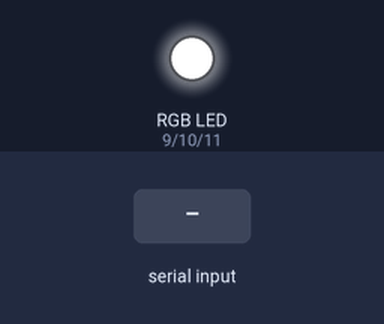
A sketch run on a simulated Arduino Uno, built with avr-gcc and run on an emulated ATmega328P. Shown: an RGB LED mixed from three pins (HIGH = lit). Inputs (shaded band) come from the test bench.

Above: at 1.2 s.
1.3 s: "r90\n" received over Serial
At 2.3 s:
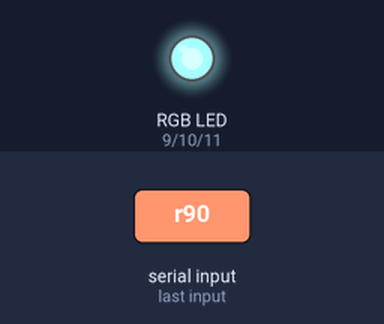
2.9 s: "r,45\n" received over Serial
At 3.5 s:
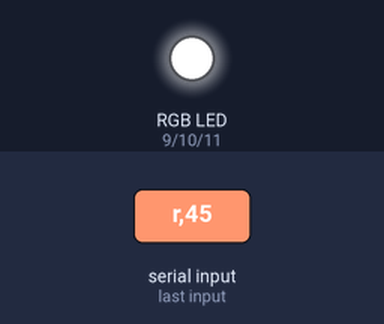
4.5 s: "g90\n" received over Serial
At 5.8 s:
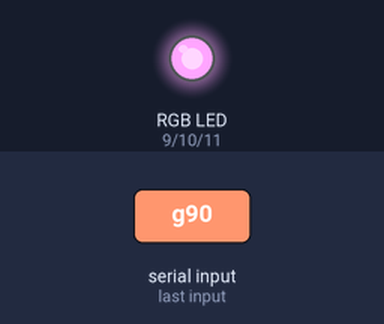
6.1 s: "R90\n" received over Serial
At 7.1 s:
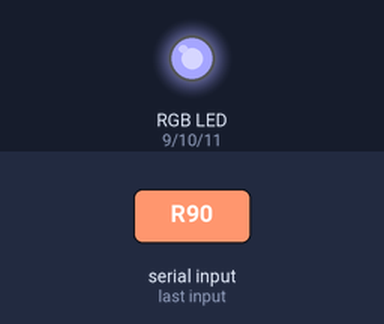
7.7 s: "g,45\n" received over Serial
At 8.4 s:
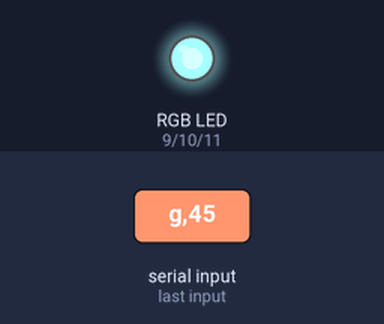
9.3 s: "R,45\n" received over Serial
At 10.8 s:
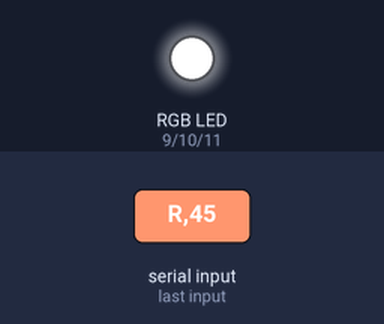
Timing chart, 0 to 11.9 s (numbered marks = the images above; inputs shaded):
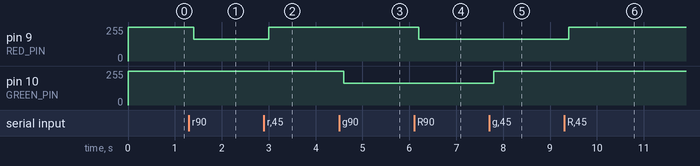

The sketch:

SerialRgb.ino
```cpp
/* Serial controlled RGB lamp
 *
 * takes input in the form X###, where X is the letter of the colour and ### is it's decimal value
 * other characters are ignored and each colour is processed seperately, e.g.
 * R127, G100, B255  =   r127 g100 b255  =  g100, r127 B255
 * r0, b255, g255  =  G255 B255 etc
 *
 */

const int RED_PIN = 9;
const int GREEN_PIN = 10;
const int BLUE_PIN = 11;

char buffer[20];  //make a char array to temporarily store serial data in (slightly longer than needed to avoid overflow)
                  //chars are weird in C and C++; you don't need to write char[] as char is already assumed to be an array

void setup() {
  Serial.begin(9600);  //starts serial comms at 9600 baud
  Serial.flush();      //flush (clear / wait for outgoing transmission to end) serial channel

  pinMode(RED_PIN, OUTPUT);
  pinMode(GREEN_PIN, OUTPUT);
  pinMode(BLUE_PIN, OUTPUT);

  digitalWrite(RED_PIN, HIGH);
  digitalWrite(GREEN_PIN, HIGH);
  digitalWrite(BLUE_PIN, HIGH);
}

void loop() {
  //COPY ANY INCOMING TRANSMISSION TO BUFFER
  if (Serial.available() > 0) {       //if there any characters/bytes have been received
    delay(100);                       //give some time for the board's buffer to fill
    int nChar = Serial.available();   //record how many chars are availible
    if (nChar >= 16) nChar = 16;      //if there are more than 16 chars, only read the first 16

    int i = 0;                        //copy incoming transmission to our buffer:
    while (nChar) {                   //whilst nChar > 0
      buffer[i] = Serial.read();      //record the first incoming byte (as a char)
      nChar--;                        //iterate through all incoming bytes (up to 16)
      i++;
    }

    /* this is syntactically identical to:
         while (nChar--) buffer[i++] = Serial.read();
     * as the values of nChar and i would be changed _after_ they had been used
     * cf. --nChar and ++i which would increment/decrement them _beforehand_
     */

     splitString(buffer);             //call method to process the buffer data
  }
}

void splitString(char* data) {                       //in C and C++ it is illegal to send a char array to a function, so we _convert to_ a pointer instead
  //Serial.print("Received: ");
  //Serial.println(data);
                                                     //pointer again so that we can use it to access *data (must be same type)
  char* parameter;                                   //note that the * is actually attached to the variable name:
                                                     //char *data, in the same way that char &data would be used to refer to the location but not value of data
  parameter = strtok(data, " ,;");                   //parse the buffer data returning the parameters as separated by semicolons, commas or spaces
  while (parameter != NULL) {                        //keep parsing until no more parameters are returned
    setLed(parameter);                               //set the LED based on the parameter read
    parameter = strtok(NULL, " ,;");                 //parse from where left off on last string
  }

  for (int i = 0; i < 16; i++) buffer[i] = '\0';     //set every char in the text buffer to NULL
  //Serial.println("");
  Serial.flush();                                    //flush the serial buffer
}

void setLed(char* data) {
  if (data[0] == 'r' || data[0] == 'R') {            //if parameter begins with an R, use it to set red brightness
    int brightness = strtol(data+1, NULL, 10);       //read from second character of *data (to ignore the R)
    brightness = constrain(brightness, 0, 255);      //if >255, make 255; if <0, make 0

    analogWrite(RED_PIN, 255-brightness);
    //Serial.print("Set red to: ");
    //Serial.println(brightness);
  }

  if (data[0] == 'g' || data[0] == 'G') {            //same for green...
    int brightness = strtol(data+1, NULL, 10);
    brightness = constrain(brightness, 0, 255);

    analogWrite(GREEN_PIN, 255-brightness);
    //Serial.print("Set green to: ");
    //Serial.println(brightness);
  }

  if (data[0] == 'b' || data[0] == 'B') {            //...and blue
    int brightness = strtol(data+1, NULL, 10);
    brightness = constrain(brightness, 0, 255);

    analogWrite(BLUE_PIN, 255-brightness);
    //Serial.print("Set blue to: ");
    //Serial.println(brightness);
  }
}
```

Measured:
- after the input at 1.3 s, pin 9 (RED_PIN): 255/255 → 165/255 after 0.10 s
- after the input at 2.9 s, pin 9 (RED_PIN): 165/255 → 255/255 after 0.10 s
- after the input at 4.5 s, pin 10 (GREEN_PIN): 255/255 → 165/255 after 0.10 s
- after the input at 6.1 s, pin 9 (RED_PIN): 255/255 → 165/255 after 0.10 s
- after the input at 7.7 s, pin 10 (GREEN_PIN): 165/255 → 255/255 after 0.10 s
- after the input at 9.3 s, pin 9 (RED_PIN): 165/255 → 255/255 after 0.10 s
